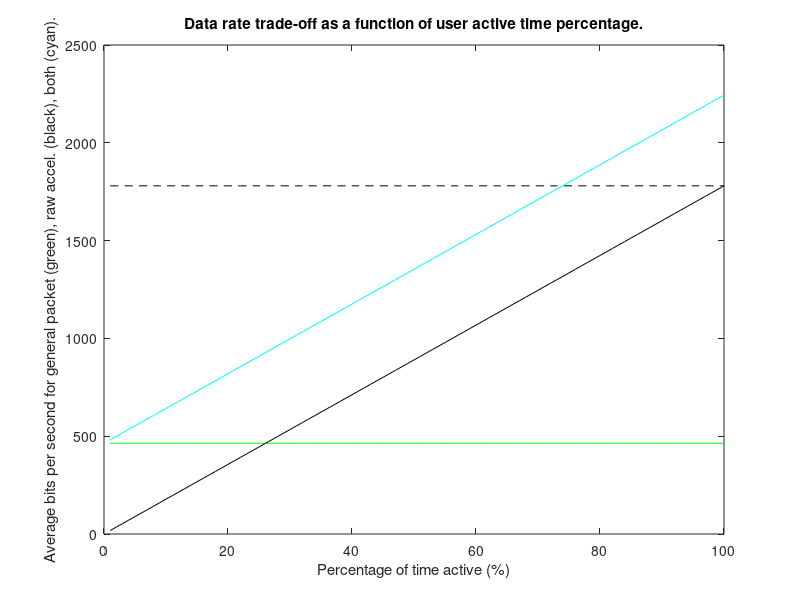
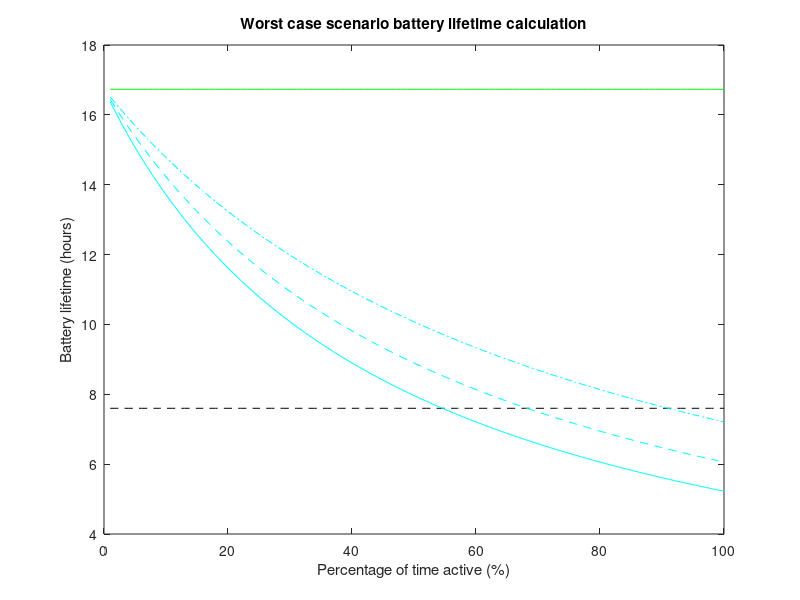
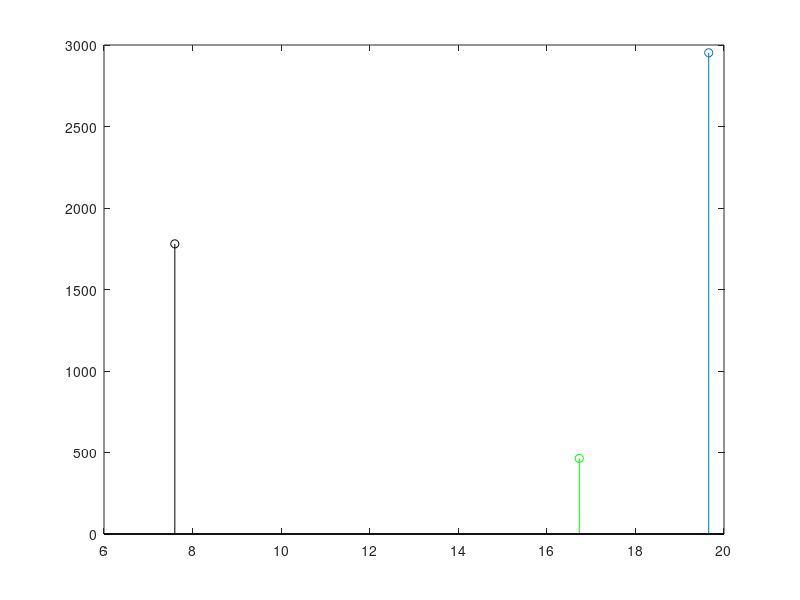
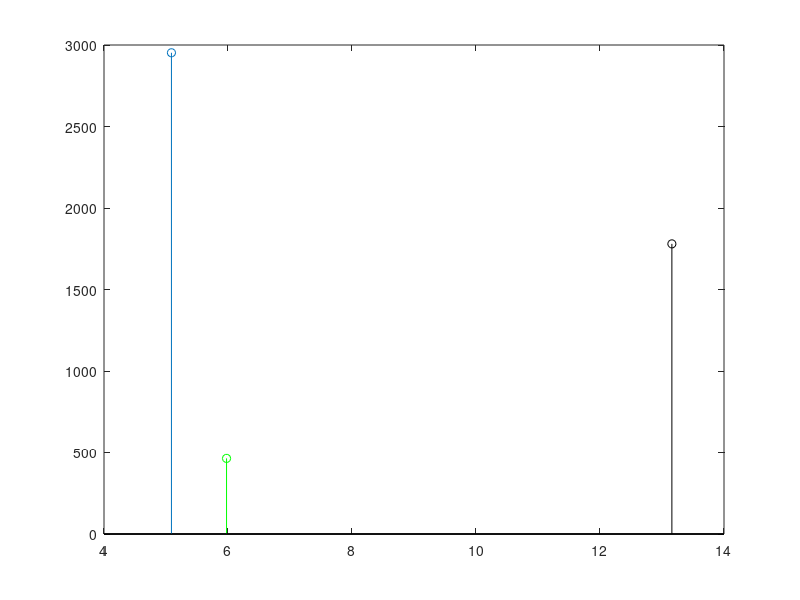

Source code (MATLAB) for these figures, in order:
function data_rate_calc

clc
close all
save_figs=1;

% raw accelerometer
bytes_per_packet=89;
bits_per_byte=8;
seconds_per_packet=0.4;
raw_accel_bits_per_sec=bytes_per_packet*bits_per_byte/seconds_per_packet



% raw accelerometer
bytes_per_packet=58;
%bits_per_byte=8;
seconds_per_packet=1;
general_bits_per_sec=bytes_per_packet*bits_per_byte/seconds_per_packet


percent_active=1:100;


raw_accel_datarate=percent_active*0.01*raw_accel_bits_per_sec;
raw_accel_datarate_full=ones(1,100)*raw_accel_bits_per_sec;

general_datarate=ones(1,100)*general_bits_per_sec;

tot_datarate=raw_accel_datarate+general_datarate;

figure; 
plot(general_datarate,'g'); hold on
plot(raw_accel_datarate,'k'); hold on
plot(raw_accel_datarate_full,'--k'); hold on
plot(tot_datarate,'c'); hold on

title('Data rate trade-off as a function of user active time percentage.')
xlabel('Percentage of time active (%)')
ylabel('Average bits per second for general packet (green), raw accel. (black), both (cyan).')

if save_figs==1;
    papersize = [8,6];
    set(gcf,'PaperUnits','inches','PaperPositionMode','Manual','PaperSize',papersize,'PaperPosition',[0,0,papersize(1),papersize(2)])
    print(gcf, '-dpdf','Figures/data-rate-trade-off-01')
end

%% Run estimation of battery lifetime.
% this accounts for double the sensor consumption. 

raw_accel_batt_life=7.5992; % here accel is turned, nothing else.
general_packet_batt_life= 16.7322; % here accel is turned on, as well as ECG.
ecg_packet_batt_life = 19.6553; % ecg sensor consumes less than accel, accel turned off.
% raw ecg data rate
bytes_per_packet=93;
%bits_per_byte=8;
seconds_per_packet=0.252;
ecg_bits_per_sec=bytes_per_packet*bits_per_byte/seconds_per_packet

figure; stem(raw_accel_batt_life, raw_accel_bits_per_sec,'k'); hold on
stem(general_packet_batt_life, general_bits_per_sec,'g'); hold on
stem(ecg_packet_batt_life, ecg_bits_per_sec); hold on

%%
raw_accel_pc_per_hour=100/raw_accel_batt_life;
general_pc_per_hour=100/general_packet_batt_life;
ecg_pc_per_hour=100/ecg_packet_batt_life;
%100/batt_life=percent_per_hour;


figure; stem(raw_accel_pc_per_hour, raw_accel_bits_per_sec,'k'); hold on
stem(general_pc_per_hour, general_bits_per_sec,'g'); hold on
stem(ecg_pc_per_hour, ecg_bits_per_sec); hold on


%% Calculating battery life expectancy as a function of user activity.

gp_task=100/general_packet_batt_life; %percentage consumed per hour
ra_task=100/raw_accel_batt_life;


gp_task_pc=ones(1,100)*gp_task;
ra_task_pc=percent_active*0.01*ra_task;
ra_task_fix=ones(1,100)*ra_task;

total_task_pc=gp_task_pc+ra_task_pc;
total_task_pc_90=gp_task_pc+ra_task_pc*0.9;
total_task_pc_80=gp_task_pc+ra_task_pc*0.8;
total_task_pc_70=gp_task_pc+ra_task_pc*0.7;
total_task_pc_60=gp_task_pc+ra_task_pc*0.6;

figure; plot(gp_task_pc,'g'); hold on
plot(ra_task_pc,'k'); hold on
%plot(raw_accel_datarate_full,'--k'); hold on
plot(total_task_pc,'c'); hold on


figure; plot(100./gp_task_pc,'g'); hold on
plot(100./ra_task_fix,'--k'); hold on
%plot(raw_accel_datarate_full,'--k'); hold on
plot(100./total_task_pc,'c'); hold on
plot(100./total_task_pc_80,'--c'); hold on
plot(100./total_task_pc_60,'-.c'); hold on
title('Worst case scenario battery lifetime calculation');
ylabel('Battery lifetime (hours)');
xlabel('Percentage of time active (%)')

if save_figs==1;
    papersize = [8,6];
    set(gcf,'PaperUnits','inches','PaperPositionMode','Manual','PaperSize',papersize,'PaperPosition',[0,0,papersize(1),papersize(2)])
    print(gcf, '-dpdf','Figures/data-rate-trade-off-02')
end


